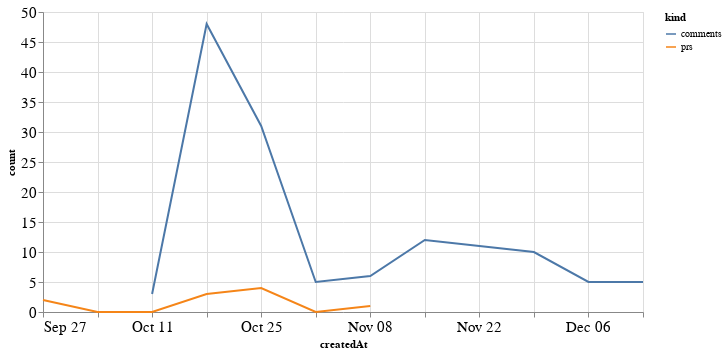

The code cell stored with this chart in its notebook:
### Code cell
alt.Chart(total_time, width=600).mark_line().encode(
    x='createdAt',
    y='count',
    color='kind'
)

### Figure 1 — Vega-Lite specification as saved in the notebook (floating-point values rounded to 4 significant figures)
{"config": {"axisLeft": {"labelFontSize": 15}, "axisBottom": {"labelFontSize": 15}}, "data": {"name": "data-debd3170b271738278fa586255d115ed"}, "mark": "line", "encoding": {"color": {"type": "nominal", "field": "kind"}, "x": {"type": "temporal", "field": "createdAt"}, "y": {"type": "quantitative", "field": "count"}}, "width": 600, "$schema": "https://vega.github.io/schema/vega-lite/v4.8.1.json", "datasets": {"data-debd3170b271738278fa586255d115ed": [{"createdAt": "2020-09-27T00:00:00", "kind": "prs", "count": 2.0}, {"createdAt": "2020-10-04T00:00:00", "kind": "prs", "count": 0.0}, {"createdAt": "2020-10-11T00:00:00", "kind": "prs", "count": 0.0}, {"createdAt": "2020-10-18T00:00:00", "kind": "prs", "count": 3.0}, {"createdAt": "2020-10-25T00:00:00", "kind": "prs", "count": 4.0}, {"createdAt": "2020-11-01T00:00:00", "kind": "prs", "count": 0.0}, {"createdAt": "2020-11-08T00:00:00", "kind": "prs", "count": 1.0}, {"createdAt": "2020-11-15T00:00:00", "kind": "prs", "count": null}, {"createdAt": "2020-11-22T00:00:00", "kind": "prs", "count": null}, {"createdAt": "2020-11-29T00:00:00", "kind": "prs", "count": null}, {"createdAt": "2020-12-06T00:00:00", "kind": "prs", "count": null}, {"createdAt": "2020-12-13T00:00:00", "kind": "prs", "count": null}, {"createdAt": "2020-09-27T00:00:00", "kind": "comments", "count": null}, {"createdAt": "2020-10-04T00:00:00", "kind": "comments", "count": null}, {"createdAt": "2020-10-11T00:00:00", "kind": "comments", "count": 3.0}, {"createdAt": "2020-10-18T00:00:00", "kind": "comments", "count": 48.0}, {"createdAt": "2020-10-25T00:00:00", "kind": "comments", "count": 31.0}, {"createdAt": "2020-11-01T00:00:00", "kind": "comments", "count": 5.0}, {"createdAt": "2020-11-08T00:00:00", "kind": "comments", "count": 6.0}, {"createdAt": "2020-11-15T00:00:00", "kind": "comments", "count": 12.0}, {"createdAt": "2020-11-22T00:00:00", "kind": "comments", "count": 11.0}, {"createdAt": "2020-11-29T00:00:00", "kind": "comments", "count": 10.0}, {"createdAt": "2020-12-06T00:00:00", "kind": "comments", "count": 5.0}, {"createdAt": "2020-12-13T00:00:00", "kind": "comments", "count": 5.0}]}}
